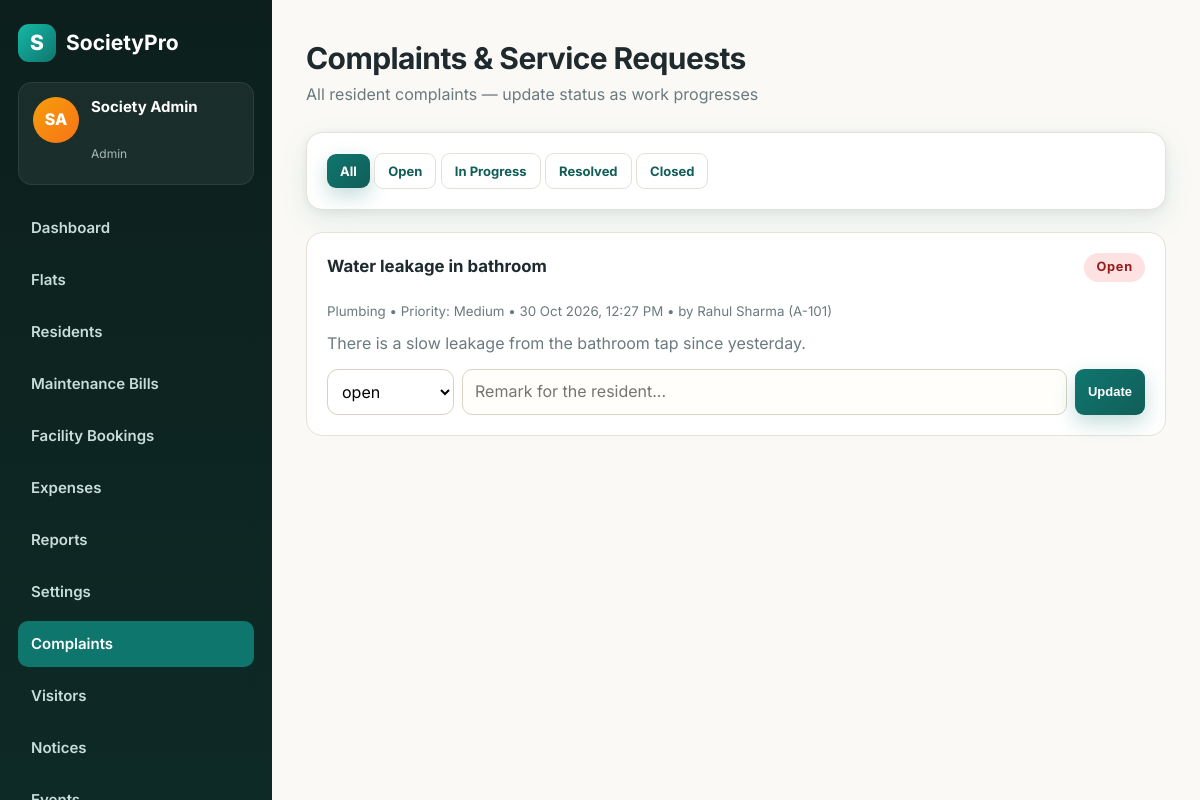
Page /complaints.php (signed in) on the committed database.
### tables this page shows
CREATE TABLE IF NOT EXISTS `complaints` (
  `id` int(11) NOT NULL AUTO_INCREMENT,
  `user_id` int(11) NOT NULL,
  `flat_id` int(11) DEFAULT NULL,
  `title` varchar(200) NOT NULL,
  `category` varchar(40) NOT NULL DEFAULT 'Other',
  `priority` enum('Low','Medium','High') NOT NULL DEFAULT 'Medium',
  `description` text DEFAULT NULL,
  `status` enum('open','in_progress','resolved','closed') NOT NULL DEFAULT 'open',
  `admin_remark` varchar(255) DEFAULT NULL,
  `created_at` datetime NOT NULL DEFAULT current_timestamp(),
  `updated_at` datetime NOT NULL DEFAULT current_timestamp() ON UPDATE current_timestamp(),
  PRIMARY KEY (`id`),
  KEY `user_id` (`user_id`),
  CONSTRAINT `complaint_user_fk` FOREIGN KEY (`user_id`) REFERENCES `users` (`id`) ON DELETE CASCADE
);

CREATE TABLE IF NOT EXISTS `users` (
  `id` int(11) NOT NULL AUTO_INCREMENT,
  `name` varchar(100) NOT NULL,
  `email` varchar(150) NOT NULL,
  `phone` varchar(15) DEFAULT NULL,
  `password` varchar(255) NOT NULL,
  `role` enum('admin','resident') NOT NULL DEFAULT 'resident',
  `flat_id` int(11) DEFAULT NULL,
  `resident_type` enum('owner','tenant') NOT NULL DEFAULT 'owner',
  `move_in_date` date DEFAULT NULL,
  `is_active` tinyint(1) NOT NULL DEFAULT 1,
  `created_at` datetime NOT NULL DEFAULT current_timestamp(),
  PRIMARY KEY (`id`),
  UNIQUE KEY `email` (`email`),
  KEY `flat_id` (`flat_id`),
  CONSTRAINT `users_flat_fk` FOREIGN KEY (`flat_id`) REFERENCES `flats` (`id`) ON DELETE SET NULL
);

CREATE TABLE IF NOT EXISTS `flats` (
  `id` int(11) NOT NULL AUTO_INCREMENT,
  `block_name` varchar(10) NOT NULL,
  `flat_no` varchar(10) NOT NULL,
  `floor_no` int(11) NOT NULL DEFAULT 0,
  `flat_type` enum('1BHK','2BHK','3BHK','4BHK') NOT NULL DEFAULT '2BHK',
  `area_sqft` int(11) DEFAULT NULL,
  `created_at` datetime NOT NULL DEFAULT current_timestamp(),
  PRIMARY KEY (`id`),
  UNIQUE KEY `block_flat` (`block_name`, `flat_no`)
);

### includes/functions.php (called while the page is built, shortened)
<?php
function e(?string $v): string { return htmlspecialchars((string)$v, ENT_QUOTES, 'UTF-8'); }
function current_user(): ?array { return $_SESSION['user'] ?? null; }
function is_admin(): bool { return (current_user()['role'] ?? '') === 'admin'; }

### complaints.php (the view, shortened to what this page needs)
<?php
require_once __DIR__ . '/includes/functions.php';
$db = db();
$u = current_user();
$statusFilter = in_array($_GET['status'] ?? '', ['open', 'in_progress', 'resolved', 'closed'], true) ? $_GET['status'] : '';
if (is_admin()) {
    $sql = "SELECT c.*, usr.name AS res_name, f.block_name, f.flat_no FROM complaints c JOIN users usr ON usr.id = c.user_id LEFT JOIN flats f ON f.id = c.flat_id" . ($statusFilter ? ' WHERE c.status = ?' : '') . ' ORDER BY c.id DESC LIMIT 100';
    $stmt = $db->prepare($sql);
    $stmt->execute($statusFilter ? [$statusFilter] : []);
} else {
    $stmt = $db->prepare('SELECT c.* FROM complaints c WHERE c.user_id = ? ORDER BY c.id DESC LIMIT 50');
    $stmt->execute([$u['id']]);
}
$complaints = $stmt->fetchAll();
$statusPill = ['open' => 'pill-open', 'in_progress' => 'pill-progress', 'resolved' => 'pill-resolved', 'closed' => 'pill-closed'];
require_once __DIR__ . '/includes/header.php';
?>
<div class="page-head"><h1>Complaints &amp; Service Requests</h1><p><?= is_admin() ? 'All resident complaints — update status as work progresses' : 'Raise a complaint and track it here' ?></p></div>
<?php if (is_admin()): ?>
<div class="filter-card">
  <a class="btn btn-sm <?= $statusFilter === '' ? '' : 'btn-light' ?>" href="complaints.php">All</a>
  <a class="btn btn-sm <?= $statusFilter === 'open' ? '' : 'btn-light' ?>" href="complaints.php?status=open">Open</a>
  <a class="btn btn-sm <?= $statusFilter === 'in_progress' ? '' : 'btn-light' ?>" href="complaints.php?status=in_progress">In Progress</a>
  <a class="btn btn-sm <?= $statusFilter === 'resolved' ? '' : 'btn-light' ?>" href="complaints.php?status=resolved">Resolved</a>
  <a class="btn btn-sm <?= $statusFilter === 'closed' ? '' : 'btn-light' ?>" href="complaints.php?status=closed">Closed</a>
</div>
<?php endif; ?>
<?php foreach ($complaints as $c): ?>
<div class="notice-card">
  <div style="display:flex;justify-content:space-between;gap:12px;flex-wrap:wrap">
    <strong style="font-size:1.05rem"><?= e($c['title']) ?></strong>
    <span class="pill <?= $statusPill[$c['status']] ?>"><?= e(str_replace('_', ' ', $c['status'])) ?></span>
  </div>
  <small style="color:var(--muted)"><?= e($c['category']) ?> &bull; Priority: <?= e($c['priority']) ?> &bull; <?= e(date('d M Y, h:i A', strtotime($c['created_at']))) ?><?php if (is_admin()): ?> &bull; by <?= e($c['res_name']) ?><?= $c['flat_no'] ? ' (' . e($c['block_name'] . '-' . $c['flat_no']) . ')' : '' ?><?php endif; ?></small>
  <?php if ($c['description']): ?><p style="margin-top:8px;color:var(--muted)"><?= e($c['description']) ?></p><?php endif; ?>
  <?php if (is_admin()): ?>
  <form method="post" style="margin-top:12px;display:flex;gap:8px;flex-wrap:wrap">
    <select name="status" style="width:auto;padding:8px 10px">
      <?php foreach (['open', 'in_progress', 'resolved', 'closed'] as $st): ?><option value="<?= $st ?>" <?= $c['status'] === $st ? 'selected' : '' ?>><?= e(str_replace('_', ' ', $st)) ?></option><?php endforeach; ?>
    </select>
    <input type="text" name="admin_remark" placeholder="Remark for the resident..." style="flex:1;min-width:180px;padding:9px 12px;border:1.5px solid #D8D2C4;border-radius:10px;font:inherit" value="<?= e($c['admin_remark'] ?? '') ?>">
    <button class="btn btn-sm" type="submit" name="update_status" value="1">Update</button>
  </form>
  <?php endif; ?>
</div>
<?php endforeach; ?>
<?php require_once __DIR__ . '/includes/footer.php'; ?>

### assets/css/style.css (style rules this page uses)
:root { --paper:#FAF9F6; --card:#FFFFFF; --ink:#1F2A2E; --muted:#6B7A7E; --teal:#0F766E; --teal-dark:#115E59; --teal-soft:#E3F2EF; --amber:#F59E0B; --line:#E5E1D8; --danger:#DC2626; --success:#15803D; --radius:16px; --shadow:0 10px 30px rgba(15,118,110,.10), 0 2px 8px rgba(31,42,46,.06); }
* { margin:0;padding:0;box-sizing:border-box }
body { font-family:'Inter',system-ui,-apple-system,Segoe UI,Roboto,sans-serif;background:var(--paper);color:var(--ink);line-height:1.6 }
a { color:var(--teal);text-decoration:none }
.btn { display:inline-flex;align-items:center;justify-content:center;gap:8px;background:linear-gradient(135deg,var(--teal),var(--teal-dark));color:#fff!important;border:none;padding:12px 22px;border-radius:12px;font-weight:700;font-size:15px;cursor:pointer;box-shadow:0 8px 20px rgba(15,118,110,.25);transition:.2s;text-decoration:none!important }
.btn-light { background:#fff;color:var(--teal-dark)!important;box-shadow:none;border:1px solid var(--line) }
.btn-sm { padding:7px 13px;font-size:13px;border-radius:9px }
.pill { display:inline-block;background:var(--teal-soft);color:var(--teal-dark);font-weight:700;font-size:12px;letter-spacing:.06em;text-transform:uppercase;padding:6px 12px;border-radius:999px;margin-bottom:16px }
input,select { width:100%;padding:12px 14px;border:1.5px solid var(--line);border-radius:11px;font-size:15px;font-family:inherit;background:#FFFEFB;transition:.15s }
.page-head { margin-bottom:24px }
.page-head h1 { font-size:30px;letter-spacing:-.6px }
.page-head p { color:var(--muted) }
.filter-card { background:var(--card);border:1px solid var(--line);border-radius:var(--radius);box-shadow:var(--shadow);padding:20px;margin-bottom:22px }
.pill { display:inline-block;padding:4px 12px;border-radius:999px;font-size:.8rem;font-weight:700;text-transform:capitalize }
.pill-open { background:#FEE2E2;color:#991B1B }
.notice-card { background:#fff;border:1px solid var(--line);border-radius:16px;padding:20px;margin-bottom:14px }
select,textarea { width:100%;padding:11px 13px;border:1.5px solid #D8D2C4;border-radius:11px;font:inherit;background:#fff }

### rows in the picture
complaints: title "Water leakage in bathroom", status "Open", category "Plumbing", priority "Medium", created_at "30 Oct 2026, 12:27 PM", user.name "Rahul Sharma", flat.flat_no "A-101", description "There is a slow leakage from the bathroom tap since yesterday."

### other values in the picture
initials($u['name']) "SA"
$u['name'] "Society Admin"
$u['role'] "Admin"
form field status "open"
